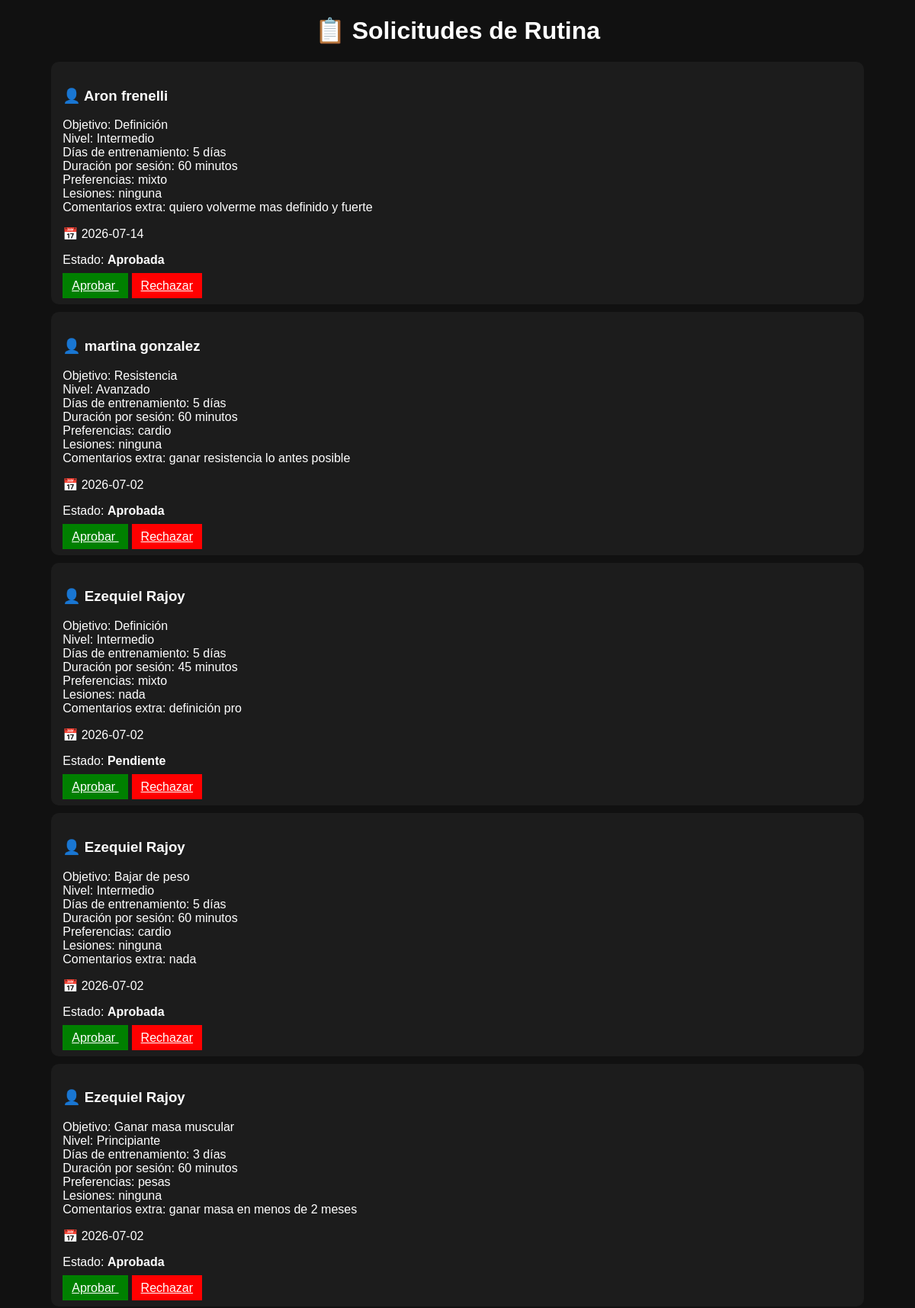
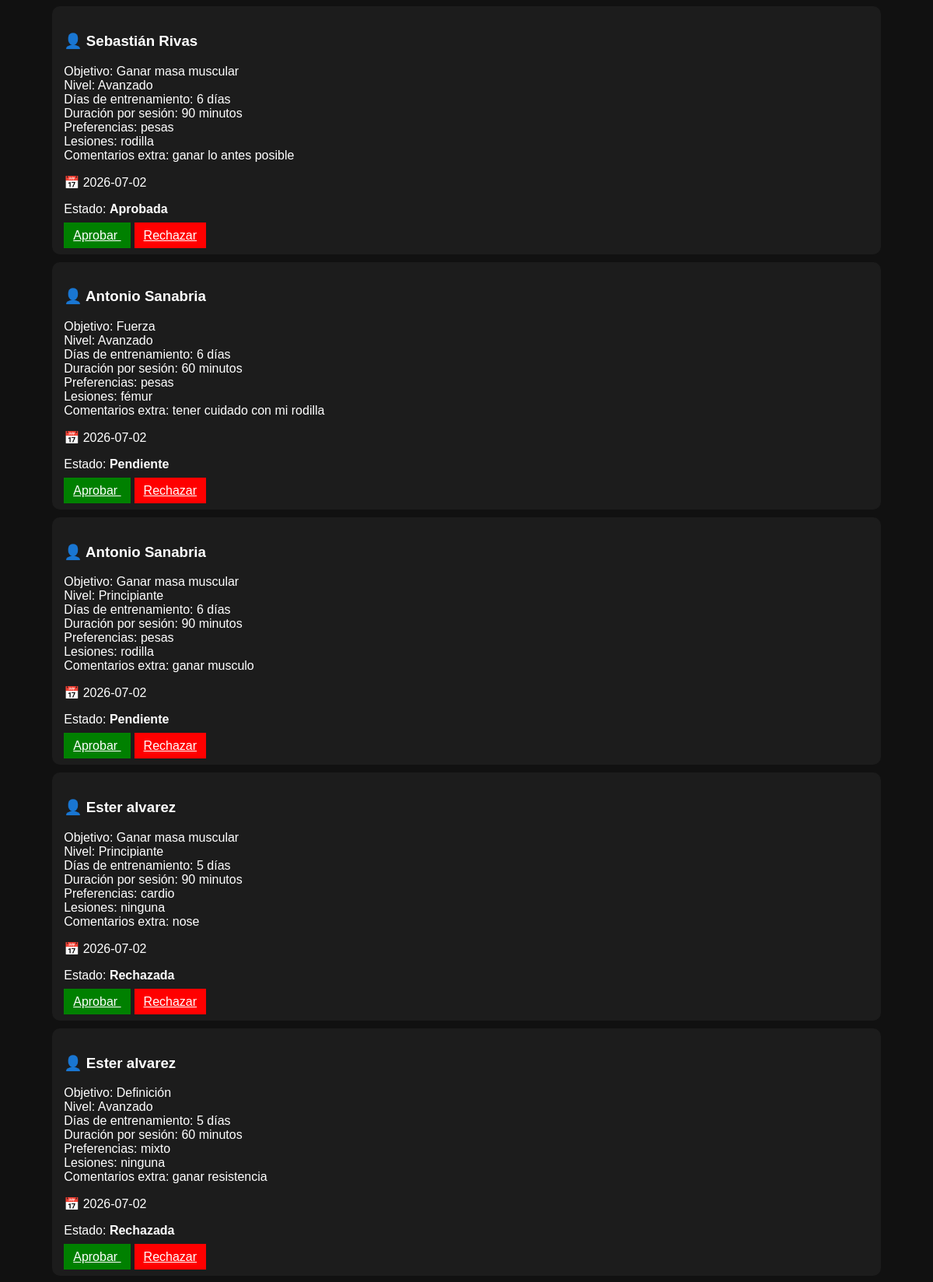
The page /admin/solicitudes_rutina.php (signed in, upper part) on the database its author committed (2 pictures, top to bottom).
### tables this page shows
CREATE TABLE `solicitudes_rutina` (
  `id_solicitud` int(11) NOT NULL AUTO_INCREMENT,
  `id_cliente` int(11) DEFAULT NULL,
  `descripcion` text DEFAULT NULL,
  `estado` varchar(20) DEFAULT NULL,
  `fecha_solicitud` date DEFAULT NULL,
  PRIMARY KEY (`id_solicitud`)
);

CREATE TABLE `clientes` (
  `id_cliente` int(11) NOT NULL AUTO_INCREMENT,
  `id_tipo_documento` int(11) NOT NULL,
  `numero_documento` varchar(20) NOT NULL,
  `nombre` varchar(50) NOT NULL,
  `apellido` varchar(50) NOT NULL,
  `telefono` varchar(20) DEFAULT NULL,
  `email` varchar(100) DEFAULT NULL,
  `direccion` varchar(100) DEFAULT NULL,
  `fecha_nacimiento` date DEFAULT NULL,
  `fecha_registro` date NOT NULL,
  `estado` enum('Activo','Inactivo','Suspendido') NOT NULL,
  `usuario` varchar(50) NOT NULL,
  `contrasena` varchar(255) NOT NULL,
  `id_usuario` int(11) DEFAULT NULL,
  PRIMARY KEY (`id_cliente`),
  UNIQUE KEY `usuario` (`usuario`),
  UNIQUE KEY `unico_tipo_numero_documento` (`id_tipo_documento`,`numero_documento`),
  UNIQUE KEY `email` (`email`),
  CONSTRAINT `clientes_ibfk_1` FOREIGN KEY (`id_tipo_documento`) REFERENCES `tipo_documento` (`id_tipo_documento`)
);

### admin/solicitudes_rutina.php (the view, shortened to what this page needs)
<?php
include("../php/conexion.php");
$sql = "SELECT
            sr.id_solicitud,
            sr.descripcion,
            sr.estado,
            sr.fecha_solicitud,
            c.id_cliente,
            c.nombre,
            c.apellido
        FROM solicitudes_rutina sr
        INNER JOIN clientes c
        ON sr.id_cliente = c.id_cliente
        ORDER BY sr.id_solicitud DESC";
$resultado = mysqli_query($conexion, $sql);
?>
<!DOCTYPE html>
<html lang="es">
<head>
</head>
<body>
<h1 align="center">📋 Solicitudes de Rutina</h1>
<div class="container">
<?php while($row = mysqli_fetch_assoc($resultado)) { ?>
    <div class="card">
        <h3>
            👤 <?= $row['nombre'] . " " . $row['apellido'] ?>
        </h3>
        <p><?= nl2br($row['descripcion']) ?></p>
        <p>📅 <?= $row['fecha_solicitud'] ?></p>
        <p>
            Estado:
            <b><?= $row['estado'] ?></b>
        </p>
        <a class="btn aprobar" href="aprobar_rutina.php?id=<?= $row['id_solicitud'] ?>">
            Aprobar
        </a>
        <a class="btn rechazar" href="rechazar_rutina.php?id=<?= $row['id_solicitud'] ?>">
            Rechazar
        </a>
    </div>
<?php } ?>
</div>
</body>
</html>

### admin/solicitudes_rutina.php (style rules this page uses)
body { background:#111; color:white; font-family:Arial; }
.container { width:90%; margin:auto; }
.card { background:#1c1c1c; padding:15px; margin:10px 0; border-radius:10px; }
.btn { padding:8px 12px; margin-right:5px; border:none; cursor:pointer; }
.aprobar { background:green;color:white; }
.rechazar { background:red;color:white; }

### rows shown on the page
solicitudes_rutina: id_cliente.nombre "Aron", id_cliente.apellido "frenelli", descripcion "Objetivo: Definición Nivel: Intermedio Días de entrenamiento: 5 días Duración por sesión: 60 minutos Preferencias: mixto Lesiones: ninguna Comentarios extra: quiero volverme mas definido y fuerte", fecha_solicitud "2026-07-14", estado "Aprobada"
solicitudes_rutina: id_cliente.nombre "martina", id_cliente.apellido "gonzalez", descripcion "Objetivo: Resistencia Nivel: Avanzado Días de entrenamiento: 5 días Duración por sesión: 60 minutos Preferencias: cardio Lesiones: ninguna Comentarios extra: ganar resistencia lo antes posible", fecha_solicitud "2026-07-02", estado "Aprobada"
solicitudes_rutina: id_cliente.nombre "Ezequiel", id_cliente.apellido "Rajoy", descripcion "Objetivo: Definición Nivel: Intermedio Días de entrenamiento: 5 días Duración por sesión: 45 minutos Preferencias: mixto Lesiones: nada Comentarios extra: definición pro", fecha_solicitud "2026-07-02", estado "Pendiente"
solicitudes_rutina: id_cliente.nombre "Ezequiel", id_cliente.apellido "Rajoy", descripcion "Objetivo: Bajar de peso Nivel: Intermedio Días de entrenamiento: 5 días Duración por sesión: 60 minutos Preferencias: cardio Lesiones: ninguna Comentarios extra: nada", fecha_solicitud "2026-07-02", estado "Aprobada"
solicitudes_rutina: id_cliente.nombre "Ezequiel", id_cliente.apellido "Rajoy", descripcion "Objetivo: Ganar masa muscular Nivel: Principiante Días de entrenamiento: 3 días Duración por sesión: 60 minutos Preferencias: pesas Lesiones: ninguna Comentarios extra: ganar masa en menos de 2 meses", fecha_solicitud "2026-07-02", estado "Aprobada"
solicitudes_rutina: id_cliente.nombre "Sebastián", id_cliente.apellido "Rivas", descripcion "Objetivo: Ganar masa muscular Nivel: Avanzado Días de entrenamiento: 6 días Duración por sesión: 90 minutos Preferencias: pesas Lesiones: rodilla Comentarios extra: ganar lo antes posible", fecha_solicitud "2026-07-02", estado "Aprobada"
solicitudes_rutina: id_cliente.nombre "Antonio", id_cliente.apellido "Sanabria", descripcion "Objetivo: Fuerza Nivel: Avanzado Días de entrenamiento: 6 días Duración por sesión: 60 minutos Preferencias: pesas Lesiones: fémur Comentarios extra: tener cuidado con mi rodilla", fecha_solicitud "2026-07-02", estado "Pendiente"
solicitudes_rutina: id_cliente.nombre "Antonio", id_cliente.apellido "Sanabria", descripcion "Objetivo: Ganar masa muscular Nivel: Principiante Días de entrenamiento: 6 días Duración por sesión: 90 minutos Preferencias: pesas Lesiones: rodilla Comentarios extra: ganar musculo", fecha_solicitud "2026-07-02", estado "Pendiente"
solicitudes_rutina: id_cliente.nombre "Ester", id_cliente.apellido "alvarez", descripcion "Objetivo: Ganar masa muscular Nivel: Principiante Días de entrenamiento: 5 días Duración por sesión: 90 minutos Preferencias: cardio Lesiones: ninguna Comentarios extra: nose", fecha_solicitud "2026-07-02", estado "Rechazada"
solicitudes_rutina: id_cliente.nombre "Ester", id_cliente.apellido "alvarez", descripcion "Objetivo: Definición Nivel: Avanzado Días de entrenamiento: 5 días Duración por sesión: 60 minutos Preferencias: mixto Lesiones: ninguna Comentarios extra: ganar resistencia", fecha_solicitud "2026-07-02", estado "Rechazada"
